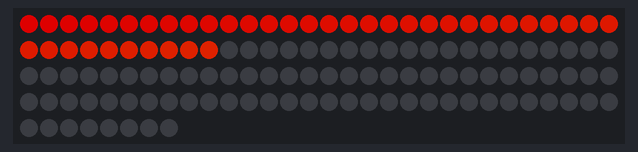
Bench run of a sketch on a simulated Arduino Uno, built with avr-gcc and run on an emulated ATmega328P. On the bench: 128 RGB LEDs in strip order, left to right, continuing on the next row. Dim RGB values are drawn brighter than linear; random numbers use the default seed unless the sketch sets one.

Above: at 0.46 s.
At 4.12 s:
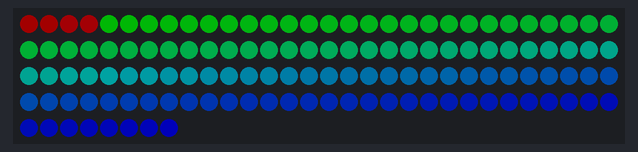
At 9.6 s:
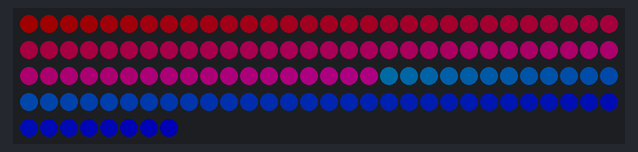
At 19.66 s:
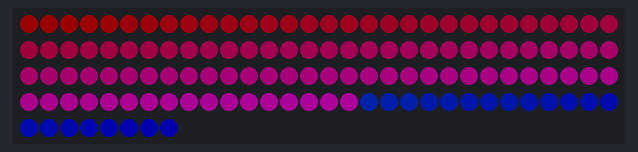
At 29.1 s:
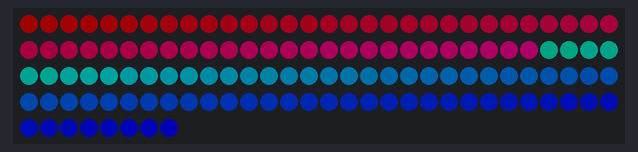
At 39.76 s:
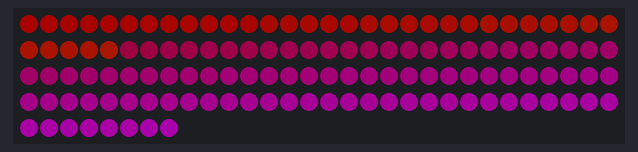

The sketch:

AdvancedLED.ino
```cpp
#include <FastLED.h>
#define LED_PIN 2
#define NUM_LEDS 128

CRGB leds[NUM_LEDS];

void setup() {
    FastLED.addLeds<WS2812, LED_PIN, GRB>(leds, NUM_LEDS);
    FastLED.setMaxPowerInVoltsAndMilliamps(5, 500);
    FastLED.clear();
    FastLED.show();
    Serial.begin(9600);
}

void rainbow_right_to_left() {
// RED

for (int i=0; i<12; i++){
    leds[i] = CRGB(255, 7*i, 0);
    delay(20);
    FastLED.setBrightness(50+i);
    FastLED.show();
}

// Orange
for (int i=12; i<24; i++){
  leds[i] = CRGB(255, 77+7*i, 0);
  delay(20);
  FastLED.setBrightness(50+i);
  FastLED.show();
}

// YELLOW
for (int i=24; i<36; i++){
  leds[i] = CRGB(255-(i-24)*23, 255, 0);
  delay(20);
  FastLED.setBrightness(50+i);
  FastLED.show();
}

// GREEN
for (int i=36; i<48; i++){
  leds[i] = CRGB(2, 255-(i-36)*23, (i-36)*23);
  delay(20);
  FastLED.setBrightness(50+i);
  FastLED.show();
}

// BLUE
for (int i=48; i<60; i++){
  leds[i] = CRGB((i-48)*23, 0, 255);
  delay(20);
  FastLED.setBrightness(50+i);
  FastLED.show();
}
// PURPLE


FastLED.clear();
delay(600);
FastLED.show();

}

void flashing_changing_color() {
for (int i=0; i<NUM_LEDS; i++){
  // Teal color
  leds[i] = CRGB(0, 200, 255);
}
FastLED.show();
for (int i=30; i<100; i++) {
FastLED.setBrightness(i);
delay(5);
FastLED.show();
}
for (int i=100; i>30; i--) {
  FastLED.setBrightness(i);
delay(5);
FastLED.show();
}
FastLED.clear();

for (int i=0; i<NUM_LEDS; i++){
  // Teal color
  leds[i] = CRGB(255, 0 , 255);
}
FastLED.show();
for (int i=30; i<100; i++) {
FastLED.setBrightness(i);
delay(5);
FastLED.show();
}
for (int i=100; i>30; i--) {
  FastLED.setBrightness(i);
delay(5);
FastLED.show();
}
FastLED.clear();

for (int i=0; i<NUM_LEDS; i++){
  // Teal color
  leds[i] = CRGB(255, 200, 0);
}
FastLED.show();
for (int i=30; i<100; i++) {
FastLED.setBrightness(i);
delay(5);
FastLED.show();
}
for (int i=100; i>30; i--) {
  FastLED.setBrightness(i);
delay(5);
FastLED.show();
}
FastLED.clear();

for (int i=0; i<NUM_LEDS; i++){
  // Teal color
  leds[i] = CRGB(200, 120, 120);
}
FastLED.show();
for (int i=30; i<100; i++) {
FastLED.setBrightness(i);
delay(5);
FastLED.show();
}
for (int i=100; i>30; i--) {
  FastLED.setBrightness(i);
delay(5);
FastLED.show();
}
FastLED.clear();

}

void start_from_middle() {
    for (int i=0; i<NUM_LEDS; i++) {
        leds[64+i] = CRGB(100, 100-i, 200-2*i);
        leds[64-i] = CRGB(100, 100-i, 5+4*i);
        FastLED.show();
        delay(20);
        FastLED.clear();
    }
}


void PongMovingRainbow() {
// Red
for (int i=0; i<NUM_LEDS; i++ ) {
    leds[i] = CRGB(255, i, 0);
    delay(2);
    FastLED.show();
}

// Orange
for (int i=0; i<NUM_LEDS; i++ ) {
    leds[i] = CRGB(255-i, 128, 0);
    delay(2);
    FastLED.show();
}
// Yellow
for (int i=0; i<NUM_LEDS; i++ ) {
    leds[i] = CRGB(128-i, 128+i, 0);
    delay(2);
    FastLED.show();
}
// Green
for (int i=0; i<NUM_LEDS; i++ ) {
    leds[i] = CRGB(0, 256-2*i, 2*i);
    delay(2);
    FastLED.show();
}
// Blue
for (int i=0; i<NUM_LEDS; i++ ) {
    leds[i] = CRGB(128+i, 0, 2*i);
    delay(2);
    FastLED.show();
}
// Violet


}


void RandomLEDandColor() {
leds[random(128)] = CRGB(random(255), random(255), random(255));
leds[random(128)] = CRGB(random(255), random(255), random(255));
leds[random(128)] = CRGB(random(255), random(255), random(255));
leds[random(128)] = CRGB(random(255), random(255), random(255));
leds[random(128)] = CRGB(random(255), random(255), random(255));
FastLED.show();
delay(100);
FastLED.clear();


}


int row1[17] = {6,19,20,33,34,47,48,61,62,75,76,89,90,103,104,117,118};
int row2[18] = {5,7,18,21,32,35,46,49,60,63,74,77,88,91,102,105,116,119};
int row3[19] = {4,8,17,22,31,36,45,50,59,64,73,78,87,92,101,106,115,120,127};
int row4[20] = {0,3,9,16,23,30,37,44,51,58,65,72,79,86,93,100,107,114,121,126};
int row5[19] = {2,10,15,24,29,38,43,52,57,66,71,80,85,94,99,108,113,122,125};
int row6[18] = {1,11,14,25,28,39,42,53,56,67,70,81,84,95,98,109,112,123};
int row7[17] = {12,13,26,27,40,41,54,55,68,69,82,83,96,97,110,111,124};


void LightRowsOppositeandConverge() {
// First row go L -> R
for (int i=0; i<17; i++) {
  leds[row1[i]] = CRGB(255,0,0);
  FastLED.show();
  delay(5);
}
// Bottom Row
for (int i=17; i>0; i--) {
  leds[row7[i]] = CRGB(0,0,255);
  FastLED.show();
  delay(5);
}

// 2nd row from top: L->R
for (int i=0; i<18; i++) {
  leds[row2[i]] = CRGB(255,167,0);
  FastLED.show();
  delay(5);
}
// 2nd row from bottom; R->L
for (int i=18; i>0; i--) {
  leds[row6[i]] = CRGB(255,0,255);
  FastLED.show();
  delay(5);
}

// 3rd row from top L->R
for (int i=0; i<19; i++) {
  leds[row3[i]] = CRGB(0,255,0);
  FastLED.show();
  delay(5);
}
// 3rd row from bottom r -> L
for (int i=19; i>0; i--) {
  leds[row5[i]] = CRGB(0,160,160);
  FastLED.show();
  delay(5);
}
// Center Row
for (int i=0; i<10; i++) {
  leds[row4[10+i]] = CRGB(255,255,255);
  leds[row4[10-i]] = CRGB(255,255,255);
  FastLED.show();
  delay(5);
}
delay(400);
FastLED.clear();
FastLED.show();

}

int lights1[30] = {5,7,18,21,32,22,23,29,28 , 46,50,51,57,56,58,65,63,73,72,80,81,
                88,92,93,99,98,102,101,94,84};
int lights2[10] = {49,59,58,65,72,74,78,79,85,84};
int lights3[46]  = {5,8,9,15,14,25,28,29,23,22,18,39,42,43,37,36,32, 56,57,51,50,
                46,49,60,64,65,58,51,71,70, 74,77,88,87,86,94,95, 119,
                116,105,106,100,108,109,112,123};
int lights4[39] = {5,8,9,15,14,16,23,21,31,30,38,39, 35,45,44,52,53, 67,66,58,
                59,49,60,63,73,72,80,81,105,102,91,92,86,94,95,98,108,107,100};


void GrandFinale() {
for (int i=0; i<30; i++) {
  leds[lights1[i]] = CRGB(255,255,255);
  FastLED.show();
  delay(100);
}
FastLED.clear();
FastLED.show();

for (int i=0; i<10; i++) {
  leds[lights2[i]] = CRGB(255,255,255);
  FastLED.show();
  delay(100);
}
FastLED.clear();
FastLED.show();
for (int i=0; i<46; i++) {
  leds[lights3[i]] = CRGB(255,255,255);
  FastLED.show();
  delay(100);
}
FastLED.clear();
FastLED.show();
for (int i=0; i<39; i++) {
  leds[lights4[i]] = CRGB(255,255,255);
  FastLED.show();
  delay(100);
}
FastLED.clear();
FastLED.show();
delay(2000);
}


void loop() {
    PongMovingRainbow();
}
```
